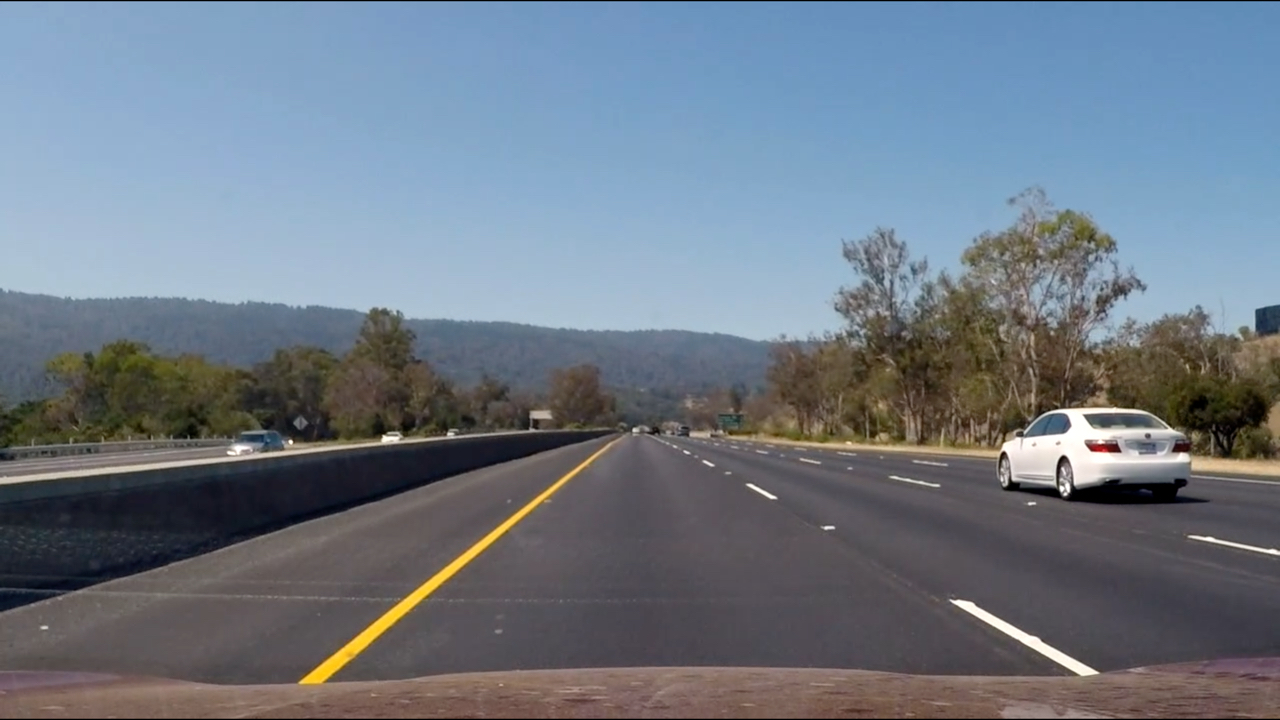
#> input picture test_images/straight_road_1x.jpg, 1280 x 720 px
$ python -i draw_lane.py   (imports and definitions only)   (older library calls are emulated)
#> lines starting #> are read from the running program, lines starting #| are printed output that depends on the picture
import cv2
import pickle
import numpy as np
import scipy.misc as sci
import matplotlib.pyplot as plt
import matplotlib.image as mpimg
from moviepy.editor import VideoFileClip

#import helper methods from other files
from calibrate import undist
from threshold_helpers import *

'''
load undistortion matrix from camera
'''
# [2 lines not run here, left out]

# [1 line that did not run here, left out]
# [1 line that did not run here, left out]

'''
warp the perspective based on 4 points
optimal points from Udacity's webinar on calculating the best points
'''
# [26 lines left out: function change_perspective, not called in this run]

'''
get the pixels for the left and right lanes and return them.
most of the code from Udacity's lectures on calculating the curvature
'''
# [144 lines left out: function lr_curvature, not called in this run]

'''
perform a mask given certain indices
'''
# [23 lines left out: function region_of_interest, not called in this run]

'''
given left and right lines values, add to original image
'''
# [41 lines left out: function draw_on_road, not called in this run]

'''
Run all steps of processing on an image.
0. Undistort image
1. Create binary thresholds
2. Change to birds-eye-view
3. Calculate curvature of left/right lane
4. map back onto road
'''
def process_image(img):

  undist_img = undist(img, mtx, dist)
  # [10 lines of commented-out code are left out]

  combo_image = combo_thresh(undist_img)
  # plt.imshow(combo_image, cmap='gray')
  # plt.title('combo_image')
  # plt.show()

  warped_image = change_perspective(combo_image)
  # plt.imshow(warped_image, cmap='gray')
  # plt.title('warped_image')
  # plt.show()

  left_fitx, lefty, right_fitx, righty, ploty, full_text = lr_curvature(warped_image)
  result = draw_on_road(img, warped_image, left_fitx, lefty, right_fitx, righty, ploty)
  cv2.putText(result, full_text, (200, 100), cv2.FONT_HERSHEY_COMPLEX, 1, 255)

  # sci.imsave('./output_images/5_final.jpg', result)
  return result


'''
create a line class to keep track of important information about each line
'''
class Lane():
  def __init__(self):
    #if line was deteced in last iteration
    self.curve = {'full_text': ''}

# [27 lines not run here, left out]

>>> import cv2
>>> picture = cv2.imread('test_images/straight_road_1x.jpg', cv2.IMREAD_GRAYSCALE)
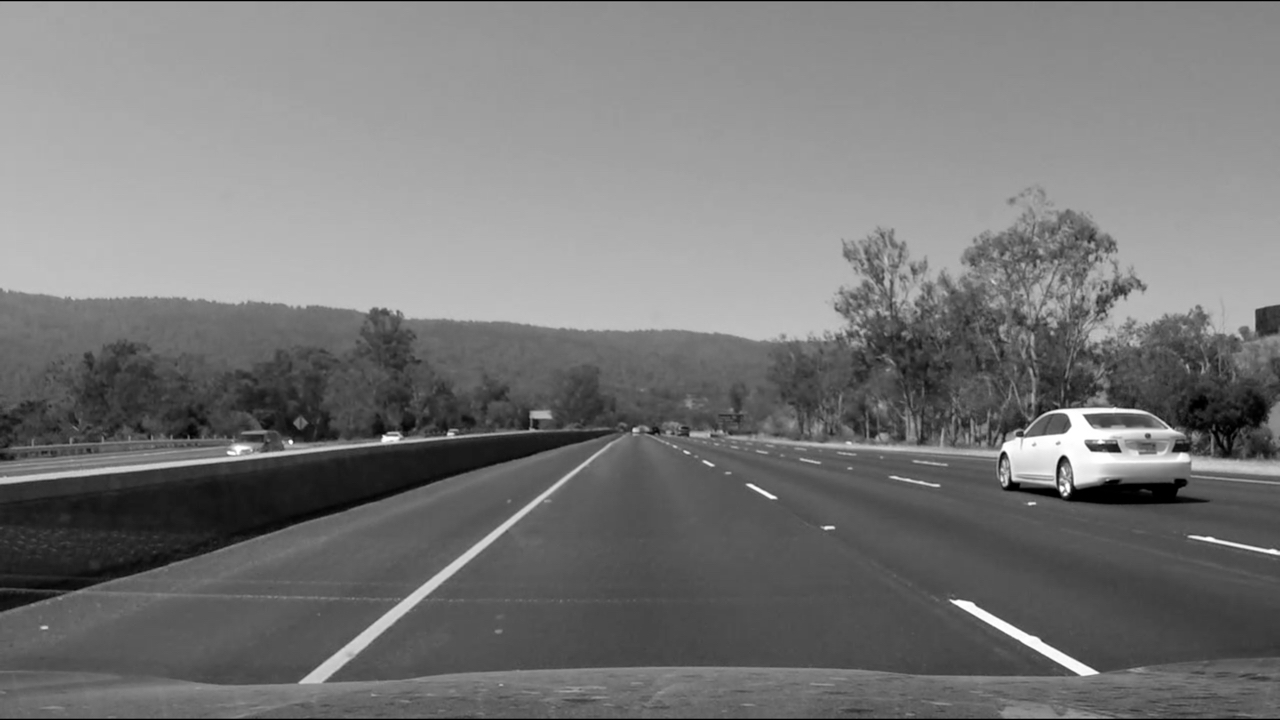
#> picture: shape (720, 1280); min 0, max 255, mean 119.1
#> (the run stopped early here; a loop or call above may not have finished)

$ run again, on mytest.jpg
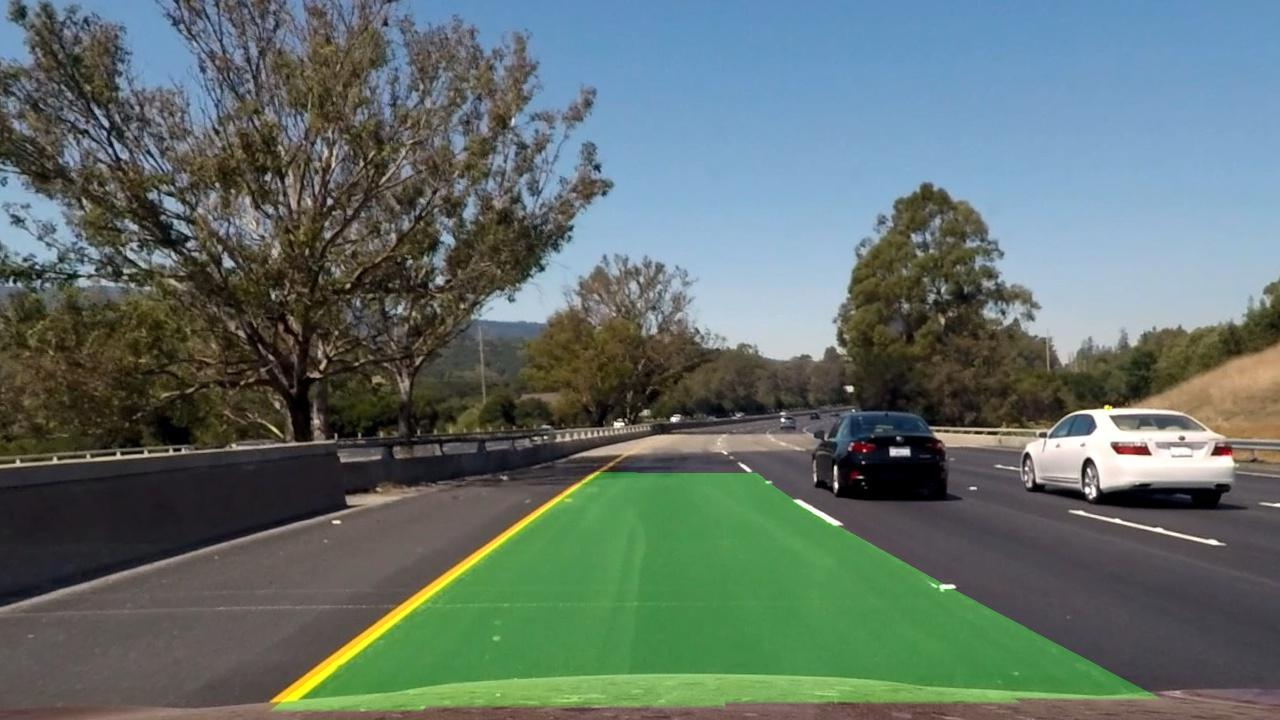
#> input picture mytest.jpg, 1280 x 720 px
#> `picture = cv2.imread('test_images/straight_road_1x.jpg', cv2.IMREAD_GR..`:
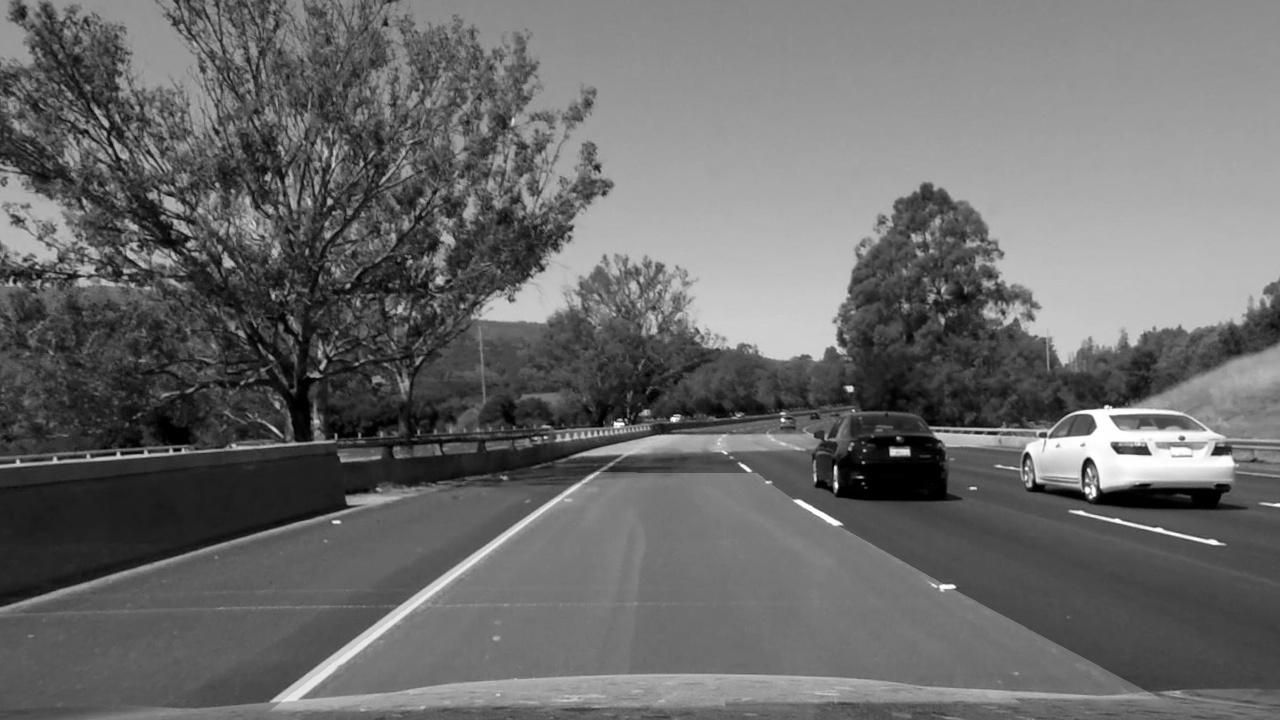
#> picture: shape (720, 1280); min 0, max 255, mean 106.4
